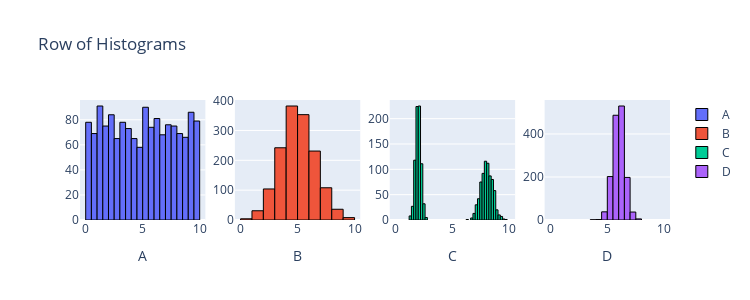

Notebook code cell kept with this figure:
### Markdown cell above
**Question 3.3**
If it were me, I think I would be more inclined to choose box plots. Because it can clearly analyze the key statistics (minimum, Q1, median, Q3, maximum) in a single visualization. At the same time, it is also efficient in identifying outliers. In addition, they are non-parametric, which means that they do not assume any specific data distribution, so they are suitable for a variety of data types.

### Code cell
#Question 4.1 Run the code 
from scipy import stats
import plotly.graph_objects as go
from plotly.subplots import make_subplots
import numpy as np

n = 1500
data1 = stats.uniform.rvs(0, 10, size=n)
data2 = stats.norm.rvs(5, 1.5, size=n)
data3 = np.r_[stats.norm.rvs(2, 0.25, size=int(n/2)), stats.norm.rvs(8, 0.5, size=int(n/2))]
data4 = stats.norm.rvs(6, 0.5, size=n)

fig = make_subplots(rows=1, cols=4)

fig.add_trace(go.Histogram(x=data1, name='A', nbinsx=30, marker=dict(line=dict(color='black', width=1))), row=1, col=1)
fig.add_trace(go.Histogram(x=data2, name='B', nbinsx=15, marker=dict(line=dict(color='black', width=1))), row=1, col=2)
fig.add_trace(go.Histogram(x=data3, name='C', nbinsx=45, marker=dict(line=dict(color='black', width=1))), row=1, col=3)
fig.add_trace(go.Histogram(x=data4, name='D', nbinsx=15, marker=dict(line=dict(color='black', width=1))), row=1, col=4)

fig.update_layout(height=300, width=750, title_text="Row of Histograms")
fig.update_xaxes(title_text="A", row=1, col=1)
fig.update_xaxes(title_text="B", row=1, col=2)
fig.update_xaxes(title_text="C", row=1, col=3)
fig.update_xaxes(title_text="D", row=1, col=4)
fig.update_xaxes(range=[-0.5, 10.5])

for trace in fig.data:
    trace.xbins = dict(start=0, end=10)
    
# This code was produced by just making requests to Microsoft Copilot
# https://github.com/pointOfive/stat130chat130/blob/main/CHATLOG/wk3/COP/SLS/0001_concise_makeAplotV1.md

fig.show() # USE `fig.show(renderer="png")` FOR ALL GitHub and MarkUs SUBMISSIONS

### Figure 1 — Plotly figure (JSON) as saved in the notebook; plotly's stock layout.template omitted (floating-point values rounded to 4 significant figures; data arrays with more than 128 entries replaced by an {"elided": "..."} marker saying what was removed)
{"data": [{"marker": {"line": {"color": "black", "width": 1}}, "name": "A", "nbinsx": 30, "type": "histogram", "x": {"elided": "1500 float values"}, "xaxis": "x", "xbins": {"end": 10, "start": 0}, "yaxis": "y"}, {"marker": {"line": {"color": "black", "width": 1}}, "name": "B", "nbinsx": 15, "type": "histogram", "x": {"elided": "1500 float values"}, "xaxis": "x2", "xbins": {"end": 10, "start": 0}, "yaxis": "y2"}, {"marker": {"line": {"color": "black", "width": 1}}, "name": "C", "nbinsx": 45, "type": "histogram", "x": {"elided": "1500 float values"}, "xaxis": "x3", "xbins": {"end": 10, "start": 0}, "yaxis": "y3"}, {"marker": {"line": {"color": "black", "width": 1}}, "name": "D", "nbinsx": 15, "type": "histogram", "x": {"elided": "1500 float values"}, "xaxis": "x4", "xbins": {"end": 10, "start": 0}, "yaxis": "y4"}], "layout": {"height": 300, "title": {"text": "Row of Histograms"}, "width": 750, "xaxis": {"anchor": "y", "domain": [0, 0.2125], "range": [-0.5, 10.5], "title": {"text": "A"}}, "xaxis2": {"anchor": "y2", "domain": [0.2625, 0.475], "range": [-0.5, 10.5], "title": {"text": "B"}}, "xaxis3": {"anchor": "y3", "domain": [0.525, 0.7375], "range": [-0.5, 10.5], "title": {"text": "C"}}, "xaxis4": {"anchor": "y4", "domain": [0.7875, 1], "range": [-0.5, 10.5], "title": {"text": "D"}}, "yaxis": {"anchor": "x", "domain": [0, 1]}, "yaxis2": {"anchor": "x2", "domain": [0, 1]}, "yaxis3": {"anchor": "x3", "domain": [0, 1]}, "yaxis4": {"anchor": "x4", "domain": [0, 1]}}}
